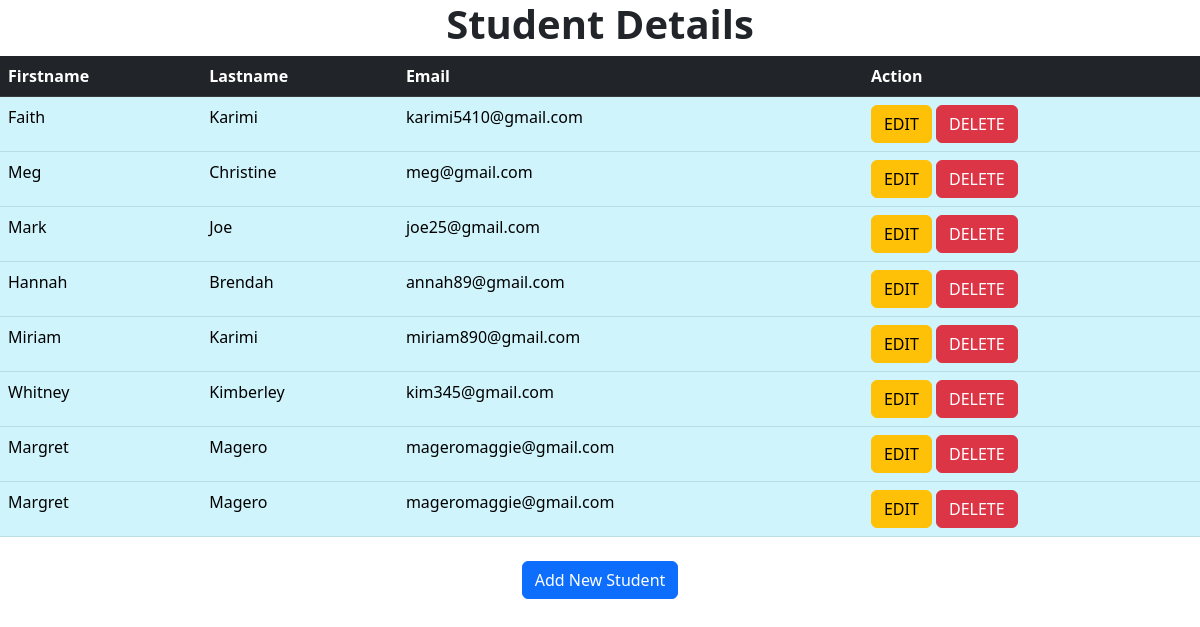
The page /show on the database its author committed.
### crudapp/models.py (models this page shows)
class Student(models.Model):
    firstname = models.CharField(max_length=200)
    lastname = models.CharField(max_length=200)
    email = models.EmailField()
    class Meta:
        db_table = "student"

### crudapp/views.py (the view)
# urls.py: path('show', views.show),
def show(request):
    students = Student.objects.all()
    return render(request, 'show.html', {'students': students})

### templates/show.html (shortened to what this page needs)
<!DOCTYPE html>
<html lang="en">
<head>
    {% load static %}
    <link rel="stylesheet" href="{% static 'css/bootstrap.min.css' %}">
</head>
<body>
<h1 style="text-align: center;font-weight: bold">Student Details</h1>
<table class="table table-info" style="margin: 0 auto">
    <thead class="table-dark">
    <tr>
        <th>Firstname</th>
        <th>Lastname</th>
        <th>Email</th>
        <th>Action</th>
    </tr>
    </thead>
    <tbody>
    {% for student in students %}
        <tr>
        <td>{{ student.firstname }}</td>
        <td>{{ student.lastname }}</td>
        <td>{{ student.email }}</td>
        <td>
            <a href="edit/{{ student.id }}" class="btn btn-warning">EDIT</a>
            <a href="delete/{{ student.id }}" class="btn btn-danger">DELETE</a>
        </td>
        </tr>
    {% endfor %}
    </tbody>
</table>
<br>
<center><a href="/index" class="btn btn-primary">Add New Student</a></center>
</body>
</html>

### rows shown on the page
Student: firstname "Faith", lastname "Karimi", email "karimi5410@gmail.com"
Student: firstname "Meg", lastname "Christine", email "meg@gmail.com"
Student: firstname "Mark", lastname "Joe", email "joe25@gmail.com"
Student: firstname "Hannah", lastname "Brendah", email "annah89@gmail.com"
Student: firstname "Miriam", lastname "Karimi", email "miriam890@gmail.com"
Student: firstname "Whitney", lastname "Kimberley", email "kim345@gmail.com"
Student: firstname "Margret", lastname "Magero", email "mageromaggie@gmail.com"
Student: firstname "Margret", lastname "Magero", email "mageromaggie@gmail.com"
